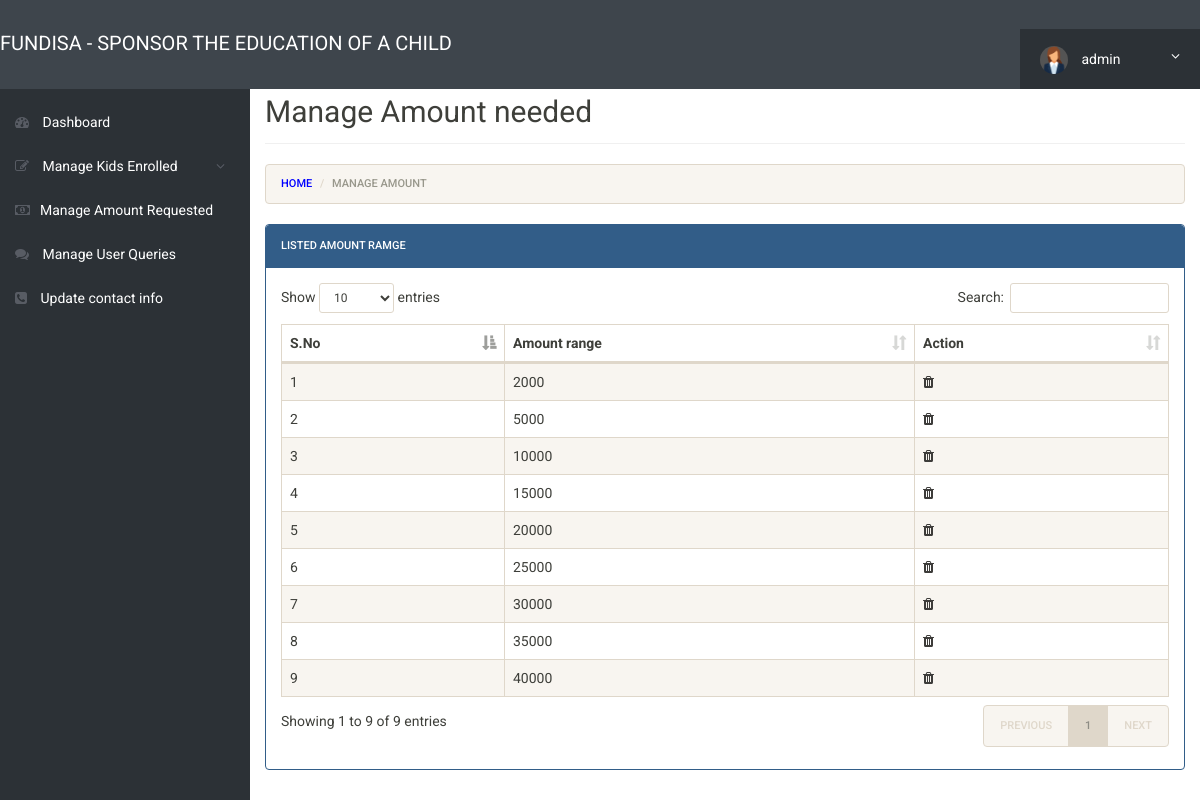
The app's page /admin/manage-amont.php (signed in) with its own data.
### tables this page shows
CREATE TABLE `amountneeded` (
  `id` int(11) NOT NULL,
  `AmountReq` int(20) DEFAULT NULL,
  `PostingDate` timestamp NOT NULL DEFAULT current_timestamp()
);

### admin/manage-amont.php (the view, shortened to what this page needs)
<?php
include('includes/config.php');
if(strlen($_SESSION['alogin'])==0)
	{
header('location:index.php');
}
else{
 ?>
<!doctype html>
<html lang="en" class="no-js">
<head>
	<link rel="stylesheet" href="css/font-awesome.min.css">
	<link rel="stylesheet" href="css/bootstrap.min.css">
	<link rel="stylesheet" href="css/dataTables.bootstrap.min.css">
	<link rel="stylesheet" href="css/bootstrap-social.css">
	<link rel="stylesheet" href="css/bootstrap-select.css">
	<link rel="stylesheet" href="css/fileinput.min.css">
	<link rel="stylesheet" href="css/awesome-bootstrap-checkbox.css">
	<link rel="stylesheet" href="css/style.css">
</head>
<body>
	<?php include('includes/header.php');?>
	<div class="ts-main-content">
		<?php include('includes/leftbar.php');?>
		<div class="content-wrapper">
			<div class="container-fluid">
				<div class="row">
					<div class="col-md-12">
						<h2 class="page-title">Manage Amount needed</h2>
						<div>
						<ol class="breadcrumb">
            <li class="breadcrumb-item">
                <a href="dashboard.php" style="color:blue;">Home</a>
            </li>
            <li class="breadcrumb-item active">Manage Amount</li>
        </ol></div>
						<div class="panel panel-primary">
							<div class="panel-heading">Listed Amount Ramge</div>
							<div class="panel-body">
								<table id="zctb" class="display table table-primary table-striped table-bordered table-hover" cellspacing="0" width="100%">
									<thead>
										<tr>
										<th>S.No</th>
												<th>Amount range</th>
											<th>Action</th>
										</tr>
									</thead>
									<tbody>
<?php $sql = "SELECT * from  amountneeded";
$query = $dbh -> prepare($sql);
$query->execute();
$results=$query->fetchAll(PDO::FETCH_OBJ);
$cnt=1;
if($query->rowCount() > 0)
{
foreach($results as $result)
{				?>
										<tr>
											<td><?php echo htmlentities($cnt);?></td>
											<td><?php echo htmlentities($result->AmountReq);?></td>
<td>
<a href="manage-amont.php?del=<?php echo $result->id;?>" onclick="return confirm('Do you want to delete');"><i class="fa fa-trash" style="color:#3D3C3A;"></i></a></td>
										</tr>
										<?php $cnt=$cnt+1; }} ?>
									</tbody>
								</table>
							</div>
						</div>
					</div>
				</div>
			</div>
		</div>
	</div>
</body>
</html>
<?php } ?>

### admin/css/style.css (style rules this page uses)
html { font-size: 14px; }
@media only screen and (min-width: 480px) { html { font-size: 17px; } }
@media only screen and (min-width: 768px) { html { font-size: 14px; } }
body { font-size: 1em; }
a { color: #37a6c4; }
.panel { overflow: hidden; }
ul, li { margin: 0; padding: 0; list-style: none; }
.page-title { padding-bottom: 15px; margin-bottom: 20px; border-bottom: 1px solid #f0f0f0; }
.ts-main-content .content-wrapper { padding-top: 15px; margin-top: 60px; }
@media only screen and (min-width: 992px) { .ts-main-content .content-wrapper { margin-left: 250px; } }

### records on screen
amountneeded: AmountReq "2000"
amountneeded: AmountReq "5000"
amountneeded: AmountReq "10000"
amountneeded: AmountReq "15000"
amountneeded: AmountReq "20000"
amountneeded: AmountReq "25000"
amountneeded: AmountReq "30000"
amountneeded: AmountReq "35000"
amountneeded: AmountReq "40000"

### other values on screen
$_SESSION['username'] "admin"
